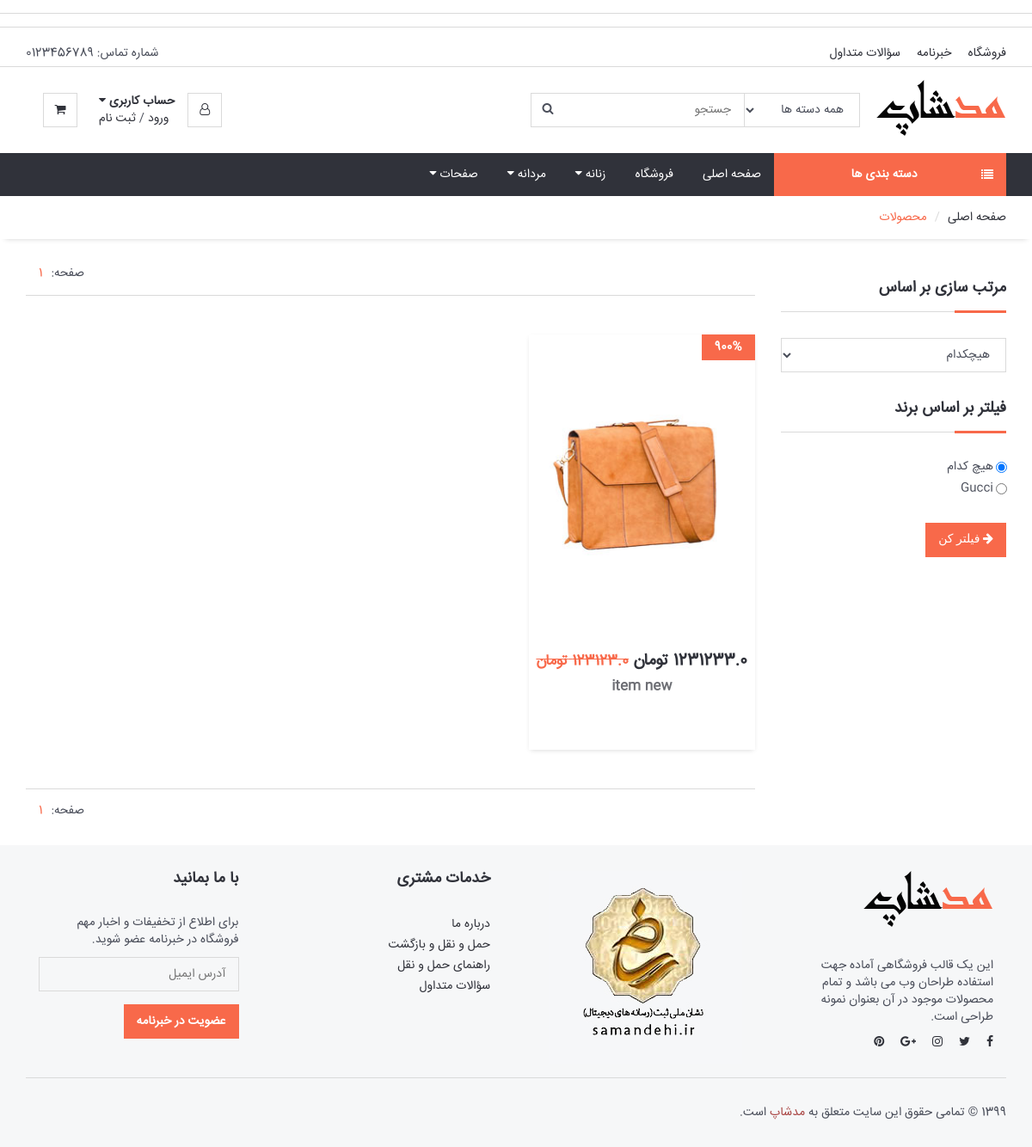
Screenshot of /list/shirt with the database file from the repository.
### shop/models.py (models this page shows, shortened)
class Item(models.Model):
    title = models.CharField(max_length=300)
    slug = models.SlugField()
    description = models.TextField()
    small_description = models.TextField()
    category = models.ForeignKey(SubCategory, on_delete=models.CASCADE)
    price = models.FloatField()
    discount_price = models.FloatField(blank=True, null=True)
    created = models.DateTimeField(auto_now_add=True)
    image = models.ImageField(verbose_name="main image")
    files = models.ManyToManyField('FeedFile')
    detail = models.ManyToManyField('ItemDetails', null=True, blank=True)
    quantity = models.IntegerField()
    visit = models.IntegerField(default=0)
    brand = models.ForeignKey(
        Brand, null=True, blank=True, on_delete=models.SET_NULL)
    def get_discount_percent(self):
        percent = ((self.discount_price * 100) / self.price) - 100
        return f'{int(percent)}%'

class Brand(models.Model):
    title = models.CharField(max_length=250)
    slug = models.CharField(max_length=250)
    def __str__(self):
        return self.title

### shop/views.py (the view)
# urls.py: path('list/<slug>', CategoryListView.as_view(), name='archive'),
class CategoryListView(View):
    def get(self, request, slug):
        category = Category.objects.all()
        sort = request.GET.get('sort')
        brand = request.GET.get('brand_name')
        page = request.GET.get('page')
        products = Item.objects.filter(category__slug=slug)
        if brand:
            if Brand.objects.get(title=brand):
                products = Item.objects.filter(
                    Q(brand__slug=brand) & Q(category__slug=slug))
        if sort:
            if sort == 'inc':
                products = products.order_by('-price')
            elif sort == 'dec':
                products = products.order_by('price')
        paginator = Paginator(products, 10)
        try:
            products = paginator.page(page)
        except EmptyPage:
            products = paginator.page(paginator.num_pages)
        except PageNotAnInteger:
            products = paginator.page(1)
        return render(request, 'archive.html', {'products': products, 'page': page, 'categories': category})

### shop/templatetags/shoptags.py (called while the page is built)
@register.inclusion_tag('inc/cart.html', takes_context=True)
def cart(context):
    request = context['request']
    try:
        orders = Order.objects.get(user=request.user, ordered=False)
    except:
        orders = None
    return {'orders': orders, 'request': request}

@register.inclusion_tag('inc/login_nav.html', takes_context=True)
def login(context):
    request = context['request']
    return {'request': request}

@register.inclusion_tag('inc/search.html')
def search():
    categories = Category.objects.all()
    return {'categories': categories}

### templates/archive.html (shortened to what this page needs)
{% extends "base.html" %} {% load static %} {% block content %}
<div id="navigation">
  <div class="container">
    <div id="responsive-nav">
      <div class="category-nav show-on-click">
        <span class="category-header"
          >دسته بندی ها <i class="fa fa-list"></i
        ></span>
      </div>
      <div class="menu-nav">
        <ul class="menu-list">
          <li><a href="#">صفحه اصلی</a></li>
          <li><a href="#">فروشگاه</a></li>
          <li class="dropdown mega-dropdown">
            <a
              class="dropdown-toggle"
              data-toggle="dropdown"
              aria-expanded="true"
              >زنانه <i class="fa fa-caret-down"></i
            ></a>
          </li>
          <li class="dropdown mega-dropdown full-width">
            <a
              class="dropdown-toggle"
              data-toggle="dropdown"
              aria-expanded="true"
              >مردانه <i class="fa fa-caret-down"></i
            ></a>
          </li>
          <li class="dropdown default-dropdown">
            <a
              class="dropdown-toggle"
              data-toggle="dropdown"
              aria-expanded="true"
              >صفحات <i class="fa fa-caret-down"></i
            ></a>
          </li>
        </ul>
      </div>
    </div>
  </div>
</div>
<div id="breadcrumb">
  <div class="container">
    <ul class="breadcrumb">
      <li><a href="#">صفحه اصلی</a></li>
      <li class="active">محصولات</li>
    </ul>
  </div>
</div>
<div class="section">
  <div class="container">
    <div class="row">
      <div id="aside" class="col-md-3">
        <form action="" method="get">
        <div class="aside">
          <h3 class="aside-title">مرتب سازی بر اساس</h3>
          <select name="sort" class="input">
            <option >هیچکدام</option>
          </select>
        </div>
        <div class="aside">
          <h3 class="aside-title">فیلتر بر اساس برند</h3>
            <div class="radio" style="margin-right: 15px">
              <label>
                <input
                  type="radio"
                  checked
                  style="margin-right: -16px"
                  name="brand_name"
                  value="nothing"
                />
                هیچ کدام
              </label>
            </div>
            {% for product in products %}
            {% if product.brand %}
              <div class="radio" style="margin-right: 15px">
              <label>
                <input
                  type="radio"
                  name="brand_name"
                  id="{{product.brand}}"
                  value="{{product.brand}}"
                  style="margin-right: -16px"
                />
                {{product.brand}}
              </label>
            </div>
            {% endif %}
            {% endfor %}
            <br>
            <div class="form-group">
              <button
                class="primary-btn"
                type="submit"
              >
                <i class="fa fa-arrow-right"> فیلتر کن</i>
              </button>
            </div>
          </form>
        </div>
      </div>
      <div id="main" class="col-md-9">
        <div class="store-filter clearfix">
          <div class="pull-left">
            {% include "inc/paginator.html" with page=products %}
          </div>
        </div>
        <div id="store">
          <div class="row">
            {% if products %}
            {% for product in products %}
            <div class="col-md-4 col-sm-6 col-xs-6">
              <div class="product product-single">
                <div class="product-thumb">
                  <div class="product-label">
                    {% if product.discount_price %}
                    <span class="sale" style="direction: ltr"
                      >{{product.get_discount_percent}}</span
                    >
                    {% endif %}
                  </div>
                  <img src="/media/{{product.image}}" alt="" />
                </div>
                <div class="product-body">
                  <h3 class="product-price">
                    {% if product.discount_price %} {{product.discount_price}}
                    تومان
                    <del class="product-old-price">{{product.price}} تومان</del>
                    {% else %} {{product.price}} تومان {% endif %}
                  </h3>
                  <h2 class="product-name">
                    <a href="#">{{product.title}}</a>
                  </h2>
                </div>
              </div>
            </div>
            {% endfor %}
            {% else %}
            <div class="h4 text-center" >
            محصولی یافت نشد
            </div>
            {% endif %}
          </div>
        </div>
        <div class="store-filter clearfix">
          <div class="pull-left">
            {% include "inc/paginator.html" with page=products %}
          </div>
        </div>
      </div>
    </div>
  </div>
{% endblock content %}

### static_files/css/style.css (style rules this page uses)
* { padding: 0; margin: 0; font-family: 'IRANSansWebFaNum'; }
body { font-family: 'IRANSansWebFaNum', 'IRANSansWeb', 'Hind', sans-serif; color: #4A4E5A; overflow-x: hidden; }
h1, h2, h3, h4, h5, h6 { color: #30323A; margin: 0 0 10px; font-weight: 700; font-family: 'IRANSansWeb', 'IRANSansWebFaNum'; }
a { color: #30323A; -webkit-transition: 0.3s color; transition: 0.3s color; }
ul, ol { margin: 0; padding: 0; list-style: none }
.main-btn, .primary-btn { display: inline-block; padding: 10px 15px; text-transform: uppercase; font-weight: 700; border: none; -webkit-transition: 0.3s all; transition: 0.3s all; font-family: 'IRANSansWeb'; }
.primary-btn { color: #FFF; background-color: #F8694A; }
.input { width: 100%; height: 40px; padding: 0px 15px; border: none; background-color: transparent; -webkit-box-shadow: 0px 0px 0px 1px #DADADA inset, 0px 0px 0px 5px transparent; box-shadow: 0px 0px 0px 1px #DADADA inset, 0px 0px 0px 5px transparent; -webkit-transition: 0.3s all; transition: 0.3s all; }
.section { padding-top: 30px; padding-bottom: 30px; }
#breadcrumb { -webkit-box-shadow: 0px 6px 6px -6px rgba(0, 0, 0, 0.175); box-shadow: 0px 6px 6px -6px rgba(0, 0, 0, 0.175); }
.breadcrumb { background-color: transparent; border: none; border-radius: 0px; padding: 15px 0px; margin: 0; direction: rtl; text-align: right; }
.breadcrumb>.active { color: #F8694A; }
.breadcrumb>li+li:before { color: #DADADA; }
#navigation { background-color: #30323A; }
#navigation .container { position: relative; }
.category-nav { float: right; width: 270px; }
.category-nav .category-header { padding: 15px; display: block; text-transform: uppercase; background: #F8694A; color: #FFF; font-weight: 700; direction: rtl; text-align: center; }
.category-nav .category-header>i { float: right; line-height: 20px; }
@media only screen and (min-width: 992px) { .menu-nav .menu-list { float: right; text-align: right; direction: rtl; } }
.menu-nav .menu-list>li { display: inline-block; }
.menu-nav .menu-list>li>a { display: block; padding: 15px; color: #FFF; text-transform: uppercase; }
.dropdown.mega-dropdown.full-width { position: static !important; }
.product .product-body { direction: rtl; }
.product .product-old-price { color: #F8694A; font-size: 90%; font-family: 'IRANSansWebFaNum'; }
.product .product-label>span { position: relative; display: inline-block; padding: 5px 15px; font-weight: 700; color: #FFF; background-color: #30323A; font-family: 'IRANSansWeb'; z-index: 22; }
.product .product-label>span.sale { background-color: #F8694A; font-family: 'IRANSansWebFaNum'; font-size: 14px; direction: rtl; }
.product.product-single { margin-top: 15px; margin-bottom: 15px; -webkit-transition: 0.3s all; transition: 0.3s all; justify-content: center; align-items: center; text-align: center; -webkit-box-shadow: 0px 2px 4px -2px rgba(0, 0, 0, 0.175); box-shadow: 0px 2px 6px -2px rgba(0, 0, 0, 0.175); }
.product.product-single .product-thumb { position: relative; margin-bottom: 15px; }
.product.product-single .product-thumb>img { width: 100%; }
.product.product-single .product-thumb:after { content: ""; position: absolute; top: 0; left: 0; right: 0; bottom: 0; background-color: #FFF; opacity: 0; visibility: hidden; z-index: 0; -webkit-transition: 0.3s all; transition: 0.3s all; }
.product.product-single .product-label { position: absolute; right: 0; top: 0; }
.product.product-single .product-label>span { display: block; }
.product.product-single .product-body { padding: 5px; }
.product.product-single .product-price { display: inline-block; font-size: 19px; font-family: 'IRANSansWebFaNum', 'IRANSansWeb' }
.product.product-single .product-name { font-size: 16px; opacity: 0.7; font-family: 'IRANSansWeb' !important; }
.product-price { font-family: 'IRANSansWebFaNum', 'IRANSansWeb'; }
#aside .aside { margin-bottom: 30px; direction: rtl; text-align: right; }
#aside .aside:last-child { margin-bottom: 0px; }
.aside .aside-title { position: relative; border-bottom: 1px solid #DADADA; text-transform: uppercase; padding-bottom: 15px; margin-bottom: 30px; margin-top: 15px; line-height: 24px; font-size: 18px; }
.aside .aside-title:after { content: ""; position: absolute; right: 0; bottom: -1.5px; height: 3px; width: 60px; background-color: #F8694A; }
#store { margin-top: 15px; padding-top: 30px; border-top: 1px solid #DADADA; margin-bottom: 15px; padding-bottom: 30px; border-bottom: 1px solid #DADADA; }
.store-filter { direction: rtl; }

### rows the page displays
Item: brand "Gucci", get_discount_percent "900%", image (picture), price "123123.0", title "item new"

### other values shown
{{ num }} "1" "1"
